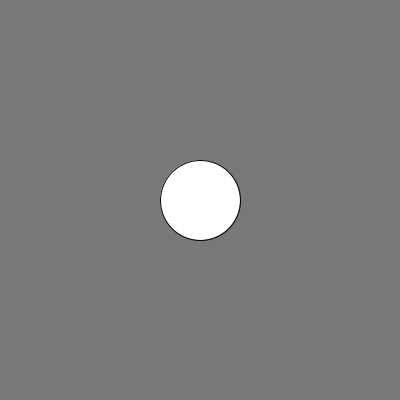
Frame 1 (no input)
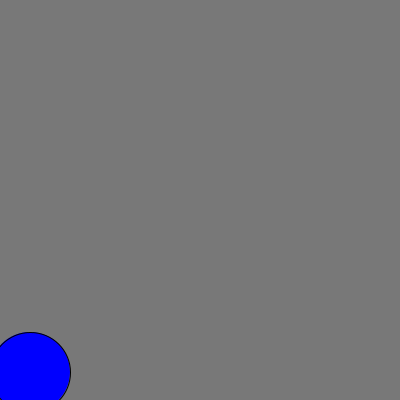
Frame 60 (the mouse pressed at the canvas centre just before this capture)
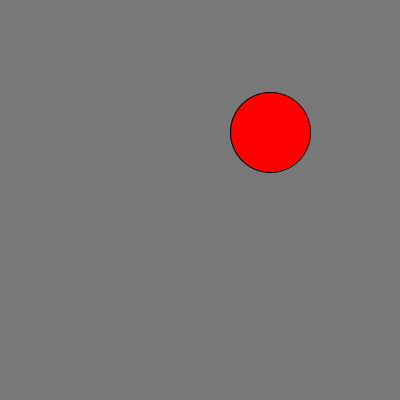
Frame 120 (the mouse held since frame 60 and released just before this capture)

The Processing sketch that drew these frames (run headless with seeded random() and noise(); from frame 60 on, the mouse is pressed at the canvas centre):

// Processing sketch: processing_158608
// ── processing_158608.pde

//bouncingBallColorChange, jeg Sandbox #1

float xPos, yPos;
float xSpeed, ySpeed;
color aCol, bCol, cCol, dCol;
color theColor;

void setup() {
  size(400, 400);
  xPos = width/2;
  yPos = height/2;
  xSpeed = 10;
  ySpeed = 4;

  aCol = color(255, 0, 0);
  bCol = color(0, 255, 0);
  cCol = color(0, 0, 255);
  dCol = color(255);
  theColor = dCol;

  smooth();
}

void draw() {
  background(120);
  fill(theColor);
  ellipse(xPos, yPos, 80, 80);

  xPos = xPos + xSpeed;
  yPos = yPos + ySpeed;

  if (xPos > width) {
    xSpeed = xSpeed * -1;
    theColor = aCol;
  }
  if (xPos < 0) {
    xSpeed = xSpeed * -1;
    theColor = bCol;
  }

  if (yPos > height) {
    ySpeed = ySpeed * -1;
    theColor = cCol;
  }
  if (yPos < 0) {
    ySpeed = ySpeed * -1;
    theColor = dCol;
  }
}

//How would we make the background change to the color the ball
//had previously?
